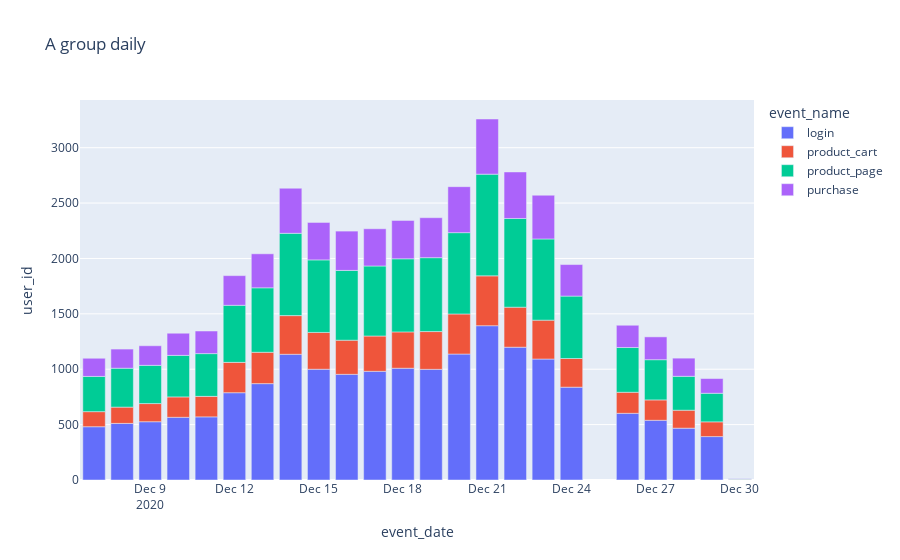
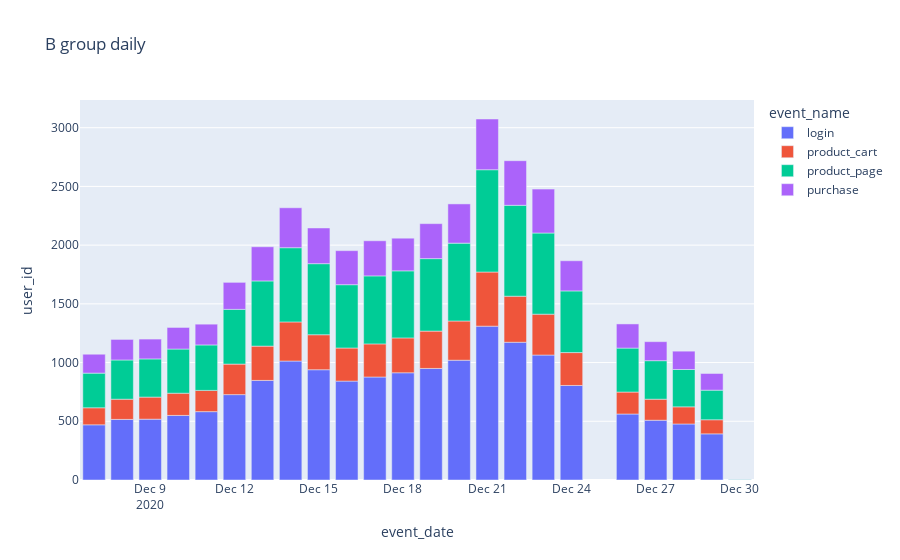

Notebook cell for these charts, in order:
### Code cell
for daily_users,group  in [(daily_a_users, 'A'),(daily_b_users, 'B')]:
    fig = px.bar(daily_users, x="event_date", y="user_id",
                 color="event_name", title=group + " group daily")
    fig.show()

### Figure 1 — Plotly figure (JSON) as saved in the notebook; plotly's stock layout.template omitted (floating-point values rounded to 4 significant figures)
{"data": [{"alignmentgroup": "True", "hovertemplate": "event_name=login<br>event_date=%{x}<br>user_id=%{y}<extra></extra>", "legendgroup": "login", "marker": {"color": "#636efa"}, "name": "login", "offsetgroup": "login", "orientation": "v", "showlegend": true, "textposition": "auto", "type": "bar", "x": ["2020-12-07T00:00:00", "2020-12-08T00:00:00", "2020-12-09T00:00:00", "2020-12-10T00:00:00", "2020-12-11T00:00:00", "2020-12-12T00:00:00", "2020-12-13T00:00:00", "2020-12-14T00:00:00", "2020-12-15T00:00:00", "2020-12-16T00:00:00", "2020-12-17T00:00:00", "2020-12-18T00:00:00", "2020-12-19T00:00:00", "2020-12-20T00:00:00", "2020-12-21T00:00:00", "2020-12-22T00:00:00", "2020-12-23T00:00:00", "2020-12-24T00:00:00", "2020-12-26T00:00:00", "2020-12-27T00:00:00", "2020-12-28T00:00:00", "2020-12-29T00:00:00", "2020-12-30T00:00:00"], "xaxis": "x", "y": [481, 511, 526, 566, 570, 788, 870, 1135, 1000, 954, 981, 1009, 999, 1137, 1393, 1199, 1092, 838, 602, 539, 468, 392, 5], "yaxis": "y"}, {"alignmentgroup": "True", "hovertemplate": "event_name=product_cart<br>event_date=%{x}<br>user_id=%{y}<extra></extra>", "legendgroup": "product_cart", "marker": {"color": "#EF553B"}, "name": "product_cart", "offsetgroup": "product_cart", "orientation": "v", "showlegend": true, "textposition": "auto", "type": "bar", "x": ["2020-12-07T00:00:00", "2020-12-08T00:00:00", "2020-12-09T00:00:00", "2020-12-10T00:00:00", "2020-12-11T00:00:00", "2020-12-12T00:00:00", "2020-12-13T00:00:00", "2020-12-14T00:00:00", "2020-12-15T00:00:00", "2020-12-16T00:00:00", "2020-12-17T00:00:00", "2020-12-18T00:00:00", "2020-12-19T00:00:00", "2020-12-20T00:00:00", "2020-12-21T00:00:00", "2020-12-22T00:00:00", "2020-12-23T00:00:00", "2020-12-24T00:00:00", "2020-12-26T00:00:00", "2020-12-27T00:00:00", "2020-12-28T00:00:00", "2020-12-29T00:00:00", "2020-12-30T00:00:00"], "xaxis": "x", "y": [136, 147, 164, 184, 185, 274, 283, 349, 332, 308, 319, 328, 341, 362, 450, 361, 351, 259, 190, 184, 162, 133, 3], "yaxis": "y"}, {"alignmentgroup": "True", "hovertemplate": "event_name=product_page<br>event_date=%{x}<br>user_id=%{y}<extra></extra>", "legendgroup": "product_page", "marker": {"color": "#00cc96"}, "name": "product_page", "offsetgroup": "product_page", "orientation": "v", "showlegend": true, "textposition": "auto", "type": "bar", "x": ["2020-12-07T00:00:00", "2020-12-08T00:00:00", "2020-12-09T00:00:00", "2020-12-10T00:00:00", "2020-12-11T00:00:00", "2020-12-12T00:00:00", "2020-12-13T00:00:00", "2020-12-14T00:00:00", "2020-12-15T00:00:00", "2020-12-16T00:00:00", "2020-12-17T00:00:00", "2020-12-18T00:00:00", "2020-12-19T00:00:00", "2020-12-20T00:00:00", "2020-12-21T00:00:00", "2020-12-22T00:00:00", "2020-12-23T00:00:00", "2020-12-24T00:00:00", "2020-12-26T00:00:00", "2020-12-27T00:00:00", "2020-12-28T00:00:00", "2020-12-29T00:00:00", "2020-12-30T00:00:00"], "xaxis": "x", "y": [318, 351, 345, 375, 386, 515, 582, 743, 655, 630, 632, 660, 667, 734, 918, 801, 733, 563, 404, 363, 306, 258, 3], "yaxis": "y"}, {"alignmentgroup": "True", "hovertemplate": "event_name=purchase<br>event_date=%{x}<br>user_id=%{y}<extra></extra>", "legendgroup": "purchase", "marker": {"color": "#ab63fa"}, "name": "purchase", "offsetgroup": "purchase", "orientation": "v", "showlegend": true, "textposition": "auto", "type": "bar", "x": ["2020-12-07T00:00:00", "2020-12-08T00:00:00", "2020-12-09T00:00:00", "2020-12-10T00:00:00", "2020-12-11T00:00:00", "2020-12-12T00:00:00", "2020-12-13T00:00:00", "2020-12-14T00:00:00", "2020-12-15T00:00:00", "2020-12-16T00:00:00", "2020-12-17T00:00:00", "2020-12-18T00:00:00", "2020-12-19T00:00:00", "2020-12-20T00:00:00", "2020-12-21T00:00:00", "2020-12-22T00:00:00", "2020-12-23T00:00:00", "2020-12-24T00:00:00", "2020-12-26T00:00:00", "2020-12-27T00:00:00", "2020-12-28T00:00:00", "2020-12-29T00:00:00", "2020-12-30T00:00:00"], "xaxis": "x", "y": [164, 173, 177, 200, 204, 268, 307, 407, 338, 355, 336, 346, 361, 415, 498, 420, 395, 285, 201, 206, 164, 133, 3], "yaxis": "y"}], "layout": {"barmode": "relative", "legend": {"title": {"text": "event_name"}, "tracegroupgap": 0}, "title": {"text": "A group daily"}, "xaxis": {"anchor": "y", "domain": [0, 1], "title": {"text": "event_date"}}, "yaxis": {"anchor": "x", "domain": [0, 1], "title": {"text": "user_id"}}}}

### Figure 2 — Plotly figure (JSON) as saved in the notebook; plotly's stock layout.template omitted (floating-point values rounded to 4 significant figures)
{"data": [{"alignmentgroup": "True", "hovertemplate": "event_name=login<br>event_date=%{x}<br>user_id=%{y}<extra></extra>", "legendgroup": "login", "marker": {"color": "#636efa"}, "name": "login", "offsetgroup": "login", "orientation": "v", "showlegend": true, "textposition": "auto", "type": "bar", "x": ["2020-12-07T00:00:00", "2020-12-08T00:00:00", "2020-12-09T00:00:00", "2020-12-10T00:00:00", "2020-12-11T00:00:00", "2020-12-12T00:00:00", "2020-12-13T00:00:00", "2020-12-14T00:00:00", "2020-12-15T00:00:00", "2020-12-16T00:00:00", "2020-12-17T00:00:00", "2020-12-18T00:00:00", "2020-12-19T00:00:00", "2020-12-20T00:00:00", "2020-12-21T00:00:00", "2020-12-22T00:00:00", "2020-12-23T00:00:00", "2020-12-24T00:00:00", "2020-12-26T00:00:00", "2020-12-27T00:00:00", "2020-12-28T00:00:00", "2020-12-29T00:00:00", "2020-12-30T00:00:00"], "xaxis": "x", "y": [470, 516, 518, 550, 582, 727, 848, 1013, 939, 842, 877, 913, 950, 1020, 1310, 1173, 1064, 805, 562, 509, 477, 393, 2], "yaxis": "y"}, {"alignmentgroup": "True", "hovertemplate": "event_name=product_cart<br>event_date=%{x}<br>user_id=%{y}<extra></extra>", "legendgroup": "product_cart", "marker": {"color": "#EF553B"}, "name": "product_cart", "offsetgroup": "product_cart", "orientation": "v", "showlegend": true, "textposition": "auto", "type": "bar", "x": ["2020-12-07T00:00:00", "2020-12-08T00:00:00", "2020-12-09T00:00:00", "2020-12-10T00:00:00", "2020-12-11T00:00:00", "2020-12-12T00:00:00", "2020-12-13T00:00:00", "2020-12-14T00:00:00", "2020-12-15T00:00:00", "2020-12-16T00:00:00", "2020-12-17T00:00:00", "2020-12-18T00:00:00", "2020-12-19T00:00:00", "2020-12-20T00:00:00", "2020-12-21T00:00:00", "2020-12-22T00:00:00", "2020-12-23T00:00:00", "2020-12-24T00:00:00", "2020-12-26T00:00:00", "2020-12-27T00:00:00", "2020-12-28T00:00:00", "2020-12-29T00:00:00"], "xaxis": "x", "y": [145, 172, 188, 189, 181, 260, 292, 333, 298, 282, 282, 297, 318, 334, 461, 392, 348, 280, 187, 179, 146, 120], "yaxis": "y"}, {"alignmentgroup": "True", "hovertemplate": "event_name=product_page<br>event_date=%{x}<br>user_id=%{y}<extra></extra>", "legendgroup": "product_page", "marker": {"color": "#00cc96"}, "name": "product_page", "offsetgroup": "product_page", "orientation": "v", "showlegend": true, "textposition": "auto", "type": "bar", "x": ["2020-12-07T00:00:00", "2020-12-08T00:00:00", "2020-12-09T00:00:00", "2020-12-10T00:00:00", "2020-12-11T00:00:00", "2020-12-12T00:00:00", "2020-12-13T00:00:00", "2020-12-14T00:00:00", "2020-12-15T00:00:00", "2020-12-16T00:00:00", "2020-12-17T00:00:00", "2020-12-18T00:00:00", "2020-12-19T00:00:00", "2020-12-20T00:00:00", "2020-12-21T00:00:00", "2020-12-22T00:00:00", "2020-12-23T00:00:00", "2020-12-24T00:00:00", "2020-12-26T00:00:00", "2020-12-27T00:00:00", "2020-12-28T00:00:00", "2020-12-29T00:00:00", "2020-12-30T00:00:00"], "xaxis": "x", "y": [295, 334, 325, 376, 387, 466, 555, 632, 605, 539, 579, 571, 617, 663, 871, 774, 691, 525, 374, 328, 318, 252, 2], "yaxis": "y"}, {"alignmentgroup": "True", "hovertemplate": "event_name=purchase<br>event_date=%{x}<br>user_id=%{y}<extra></extra>", "legendgroup": "purchase", "marker": {"color": "#ab63fa"}, "name": "purchase", "offsetgroup": "purchase", "orientation": "v", "showlegend": true, "textposition": "auto", "type": "bar", "x": ["2020-12-07T00:00:00", "2020-12-08T00:00:00", "2020-12-09T00:00:00", "2020-12-10T00:00:00", "2020-12-11T00:00:00", "2020-12-12T00:00:00", "2020-12-13T00:00:00", "2020-12-14T00:00:00", "2020-12-15T00:00:00", "2020-12-16T00:00:00", "2020-12-17T00:00:00", "2020-12-18T00:00:00", "2020-12-19T00:00:00", "2020-12-20T00:00:00", "2020-12-21T00:00:00", "2020-12-22T00:00:00", "2020-12-23T00:00:00", "2020-12-24T00:00:00", "2020-12-26T00:00:00", "2020-12-27T00:00:00", "2020-12-28T00:00:00", "2020-12-29T00:00:00"], "xaxis": "x", "y": [161, 175, 169, 184, 177, 230, 291, 340, 304, 290, 299, 278, 298, 334, 432, 380, 374, 257, 206, 162, 156, 142], "yaxis": "y"}], "layout": {"barmode": "relative", "legend": {"title": {"text": "event_name"}, "tracegroupgap": 0}, "title": {"text": "B group daily"}, "xaxis": {"anchor": "y", "domain": [0, 1], "title": {"text": "event_date"}}, "yaxis": {"anchor": "x", "domain": [0, 1], "title": {"text": "user_id"}}}}
